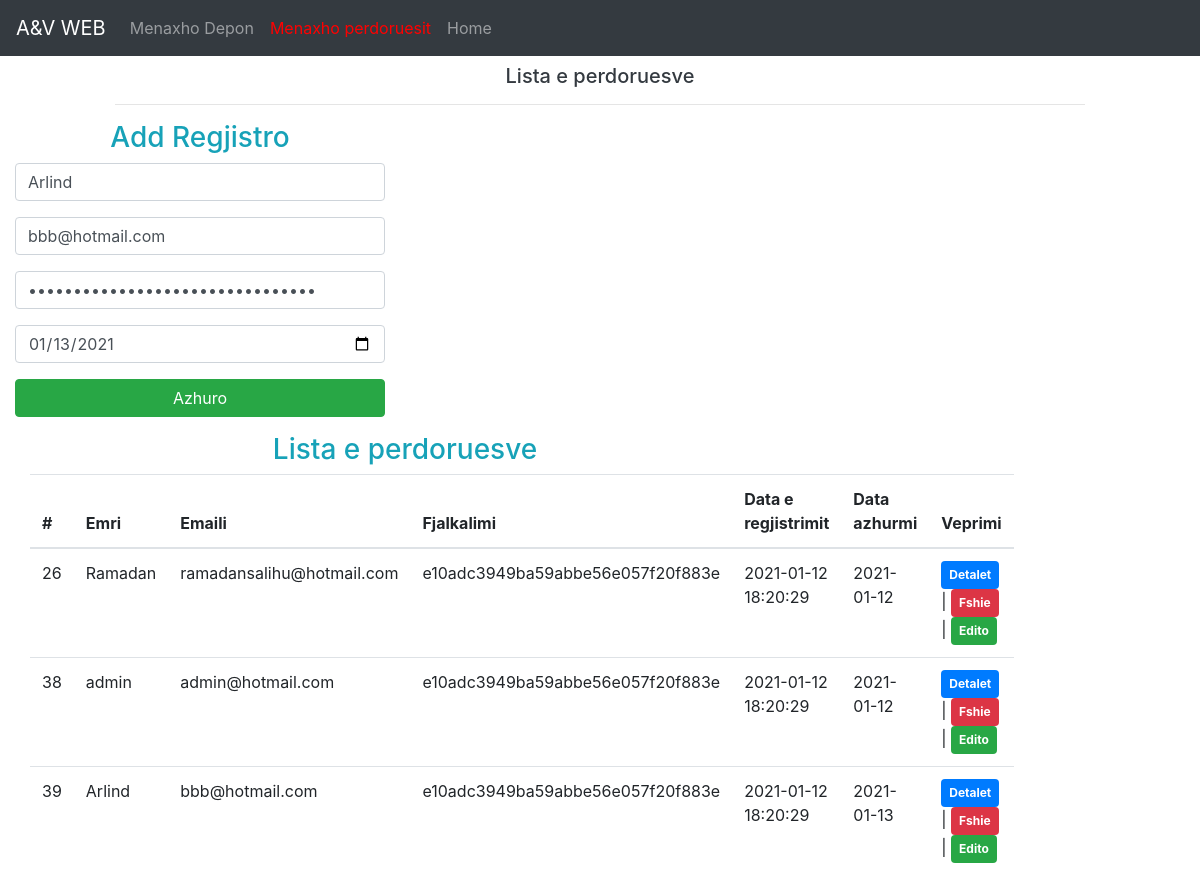
The page /admin/azhuro_perdoruesit.php?edit=39 on the database its author committed.
### tables this page shows
CREATE TABLE `perdoruesi` (
  `id` int(11) NOT NULL,
  `emri` varchar(100) NOT NULL,
  `email` varchar(100) NOT NULL,
  `flk` varchar(100) NOT NULL,
  `data_regjistrimi` timestamp NOT NULL DEFAULT current_timestamp(),
  `data_azhurimi` date DEFAULT NULL
);

### admin/action.php (called while the page is built, shortened)
<?php
	$conn = new mysqli(DBHOST, DBUSER, DBPASS, DBNAME);
	if(isset($_GET['edit'])){
		$id=$_GET['edit'];
		$query="SELECT `emri`, `email`, `flk`, `data_azhurimi` FROM `perdoruesi` WHERE id=?";
		$stmt=$conn->prepare($query);
		$stmt->bind_param("i",$id);
		$stmt->execute();
		$result=$stmt->get_result();
		$row=$result->fetch_assoc();
		$emri=$row['emri'];
		$email=$row['email'];
		$flk=$row['flk'];
		$data_azhurimi=$row['data_azhurimi'];
		$update=true;
	}
?>

### admin/azhuro_perdoruesit.php (the view, shortened to what this page needs)
<?php include 'action.php';
?>
<!DOCTYPE html>
<html lang="en">
<head>
  <link rel="stylesheet" href="https://maxcdn.bootstrapcdn.com/bootstrap/4.1.3/css/bootstrap.min.css">
  <link rel="stylesheet" type="text/css" href="https://cdn.datatables.net/v/bs4/dt-1.10.18/datatables.min.css" />
</head>
<body>
  <nav class="navbar navbar-expand-md bg-dark navbar-dark">
    <a class="navbar-brand" href="#">A&V WEB</a>
    <div class="collapse navbar-collapse" id="collapsibleNavbar">
    <ul class="navbar-nav">
      <li class="nav-item">
      <a class="nav-link" href="http://localhost/A_V_projekti/depoja/index.php">Menaxho Depon</a>
      </li>
     <li class="nav-item">
      <a class="nav-link" href="http://localhost/A_V_projekti/admin/azhuro_perdoruesit.php"style="color:red;">Menaxho perdoruesit</a>
      </li>
	  <li class="nav-item">
      <a class="nav-link" href="http://localhost/A_V_projekti/home.php">Home</a>
      </li>
    </ul>
    </div>
  </nav>
  <div class="container-fluid">
    <div class="row justify-content-center">
      <div class="col-md-10">
        <h5 class="text-center text-dark mt-2">Lista e perdoruesve</h5>
        <hr>
      </div>
    </div>
    <div class="row">
      <div class="col-md-4">
        <h3 class="text-center text-info">Add Regjistro</h3>
        <form action="action.php" method="post" enctype="multipart/form-data">
          <div class="form-group">
            <input type="text" name="emri" value="<?= $emri; ?>" class="form-control" placeholder="sheno perdoruesin" required>
          </div>
          <div class="form-group">
            <input type="text" name="email" value="<?= $email; ?>" class="form-control" placeholder="sheno Emaili n" required>
          </div>
		  <div class="form-group">
            <input type="password" name="flk" value="<?= $flk; ?>" class="form-control" placeholder="sheno fjalkalimin" required>
          </div>
		  <div class="form-group">
            <input type="date" name="data_azhurimi" value="<?= $data_azhurimi; ?>" class="form-control" placeholder="data azhurimi" required>
          </div>
          <div class="form-group">
            <?php if ($update == true) { ?>
            <input type="submit" name="update" class="btn btn-success btn-block" value="Azhuro">
            <?php } else { ?>
            <input type="submit" name="add" class="btn btn-primary btn-block" value="Add Regjistro">
            <?php } ?>
          </div>
		  </div>
      </div>
      <div class="col-md-8">
        <?php
          $query = 'SELECT *FROM perdoruesi';
          $stmt = $conn->prepare($query);
          $stmt->execute();
          $result = $stmt->get_result();
        ?>
        <h3 class="text-center text-info">Lista e perdoruesve</h3>
        <table class="table table-hover" id="data-table">
          <thead>
            <tr>
              <th>#</th>
              <th>Emri</th>
              <th>Emaili</th>
              <th>Fjalkalimi</th>
			  <th>Data e regjistrimit</th>
              <th>Data azhurmi</th>
			  <th>Veprimi</th>
            </tr>
          </thead>
          <tbody>
            <?php while ($row = $result->fetch_assoc()) { ?>
            <tr>
              <td><?= $row['id']; ?></td>
              <td><?= $row['emri']; ?></td>
			  <td><?= $row['email']; ?></td>
  			  <td><?= $row['flk']; ?></td>
			  <td><?= $row['data_regjistrimi']; ?></td>
			  <td><?= $row['data_azhurimi']; ?></td>
              <td>
                <a href="regjistrohu.php?details=<?= $row['id']; ?>" class="badge badge-primary p-2">Detalet</a> |
                <a href="action.php?delete=<?= $row['id']; ?>" class="badge badge-danger p-2" onclick="return confirm('Dëshironi ta fshini këtë regjistrim?');">Fshie</a> |
                <a href="azhuro_perdoruesit.php?edit=<?= $row['id']; ?>" class="badge badge-success p-2">Edito</a>
              </td>
            </tr>
            <?php } ?>
          </tbody>
        </table>
      </div>
    </div>
</body>
</html>

### rows shown on the page
perdoruesi: emri "Arlind", email "bbb@hotmail.com", data_azhurimi "01/13/2021", id "39", flk "e10adc3949ba59abbe56e057f20f883e", data_regjistrimi "2021-01-12 18:20:29", data_azhurimi "2021-01-13"
perdoruesi: id "26", emri "Ramadan", email "ramadansalihu@hotmail.com", flk "e10adc3949ba59abbe56e057f20f883e", data_regjistrimi "2021-01-12 18:20:29", data_azhurimi "2021-01-12"
perdoruesi: id "38", emri "admin", email "admin@hotmail.com", flk "e10adc3949ba59abbe56e057f20f883e", data_regjistrimi "2021-01-12 18:20:29", data_azhurimi "2021-01-12"
